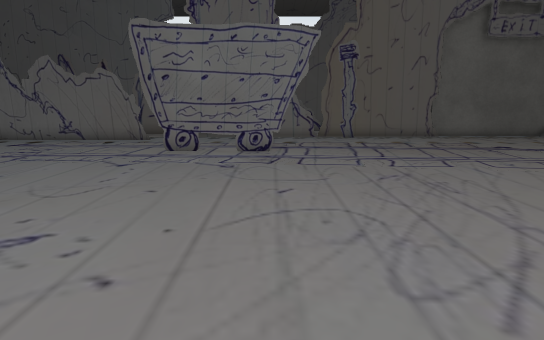
view 1 (above)

24 first-person views from a walk through a Unity game level. The camera is 0.72 m above the floor, tilts 10° down and sees 75° across. The floor is counted in squares, 0.5 m on a side. Each view is taken from the middle of a square. On the plan, view 1 faces up. The plan holds only what a view shows up to about 15 squares ahead; the rest is blank. The place goes on beyond the plan. The player character is not drawn. Some surface patterns are stand-ins.

view 2
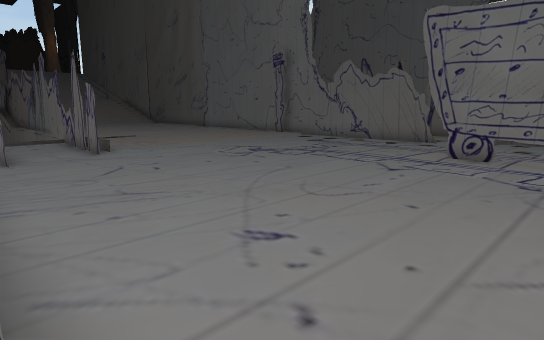

view 3
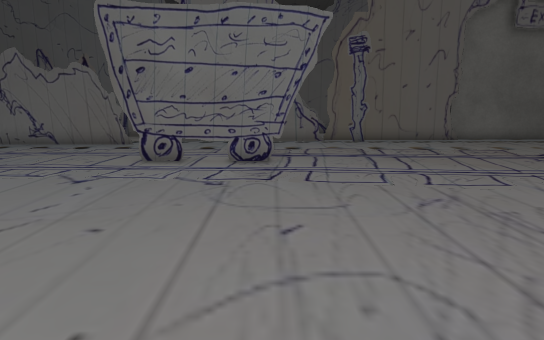

view 4
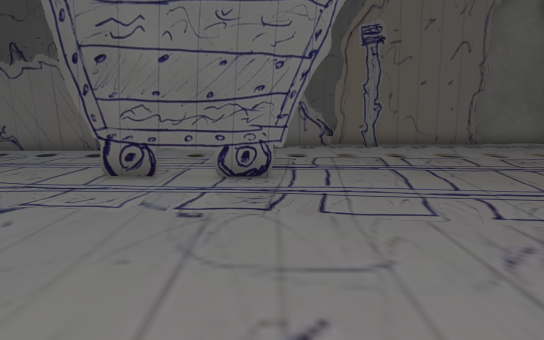

view 5
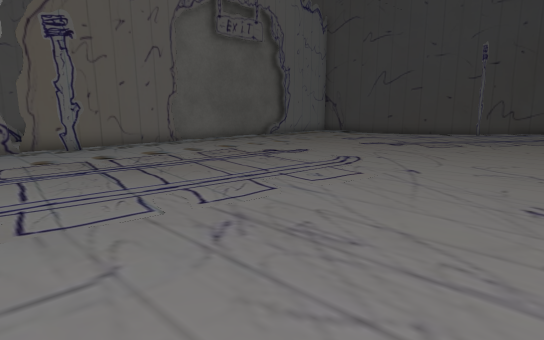

view 6
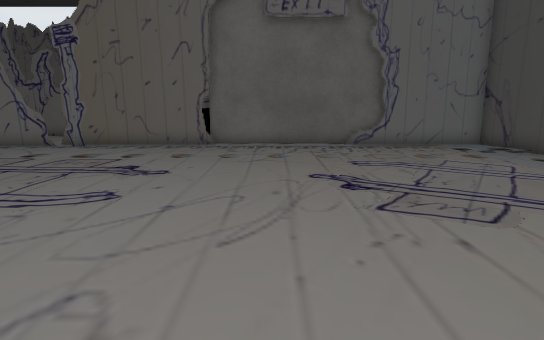

view 7
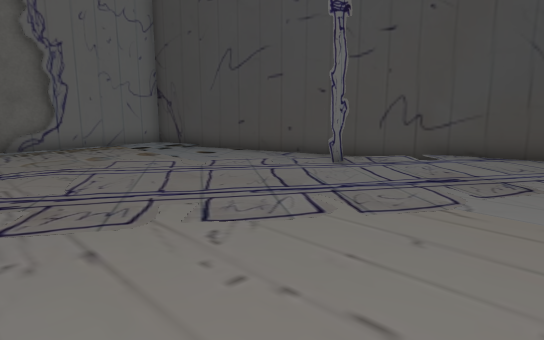

view 8
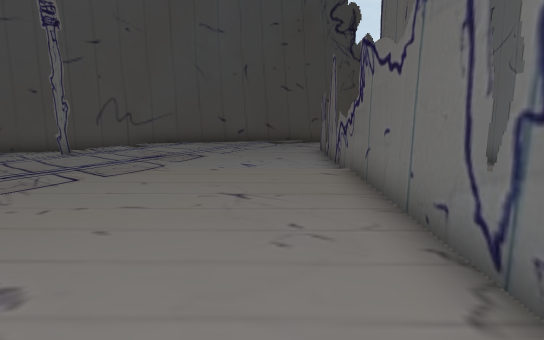

view 9
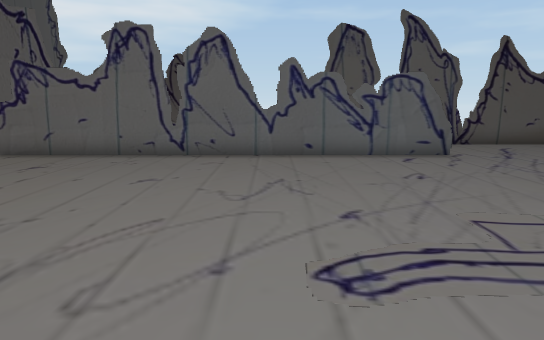

view 10
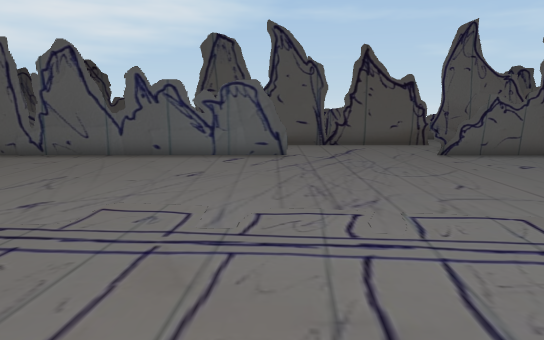

view 11
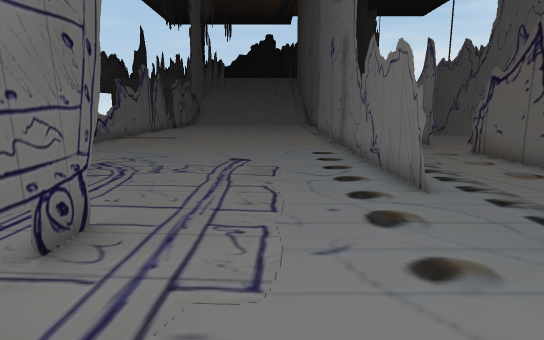

view 12
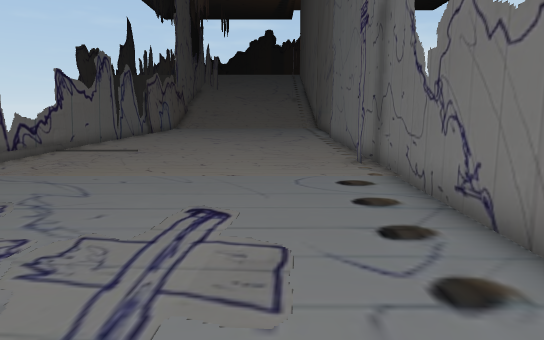

view 13
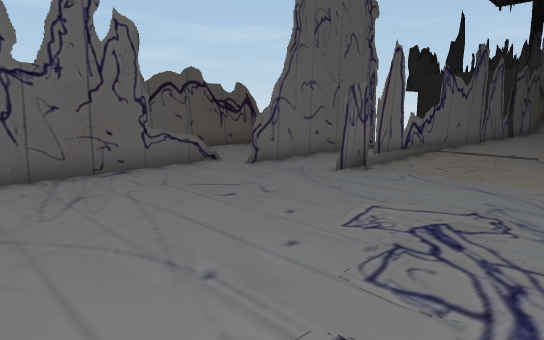

view 14
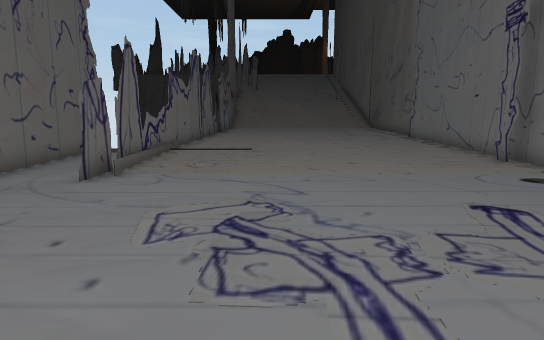

view 15
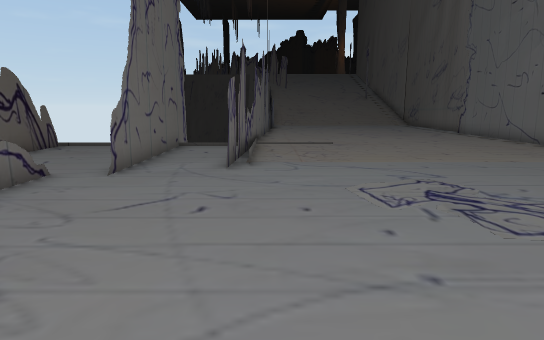

view 16
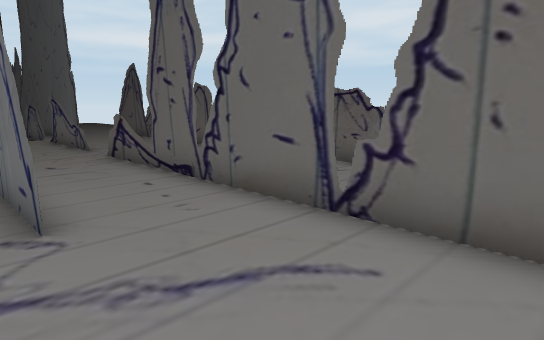

view 17
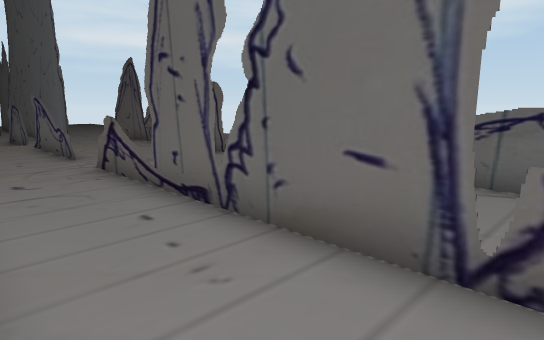

view 18
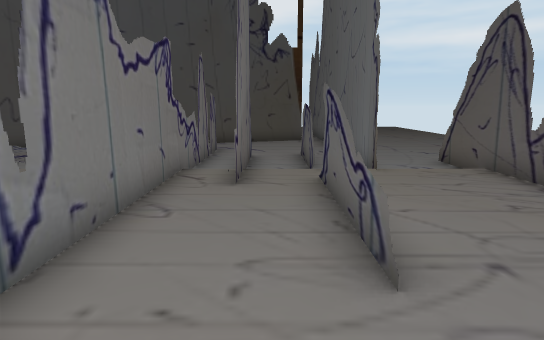

view 19
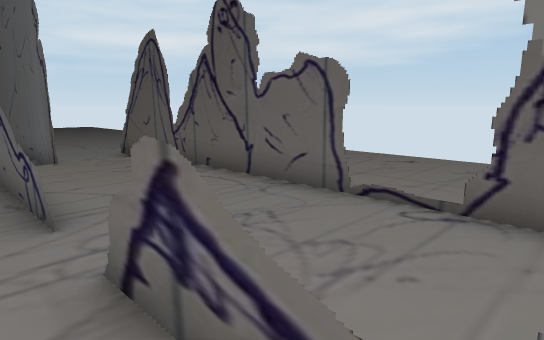

view 20
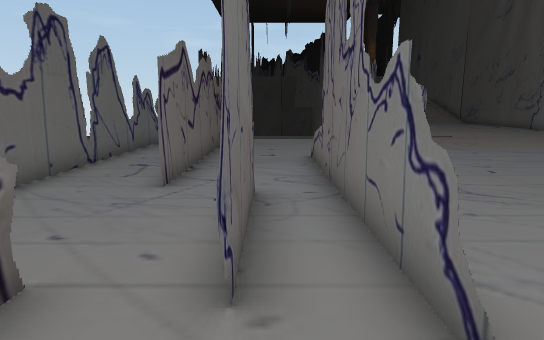

view 21
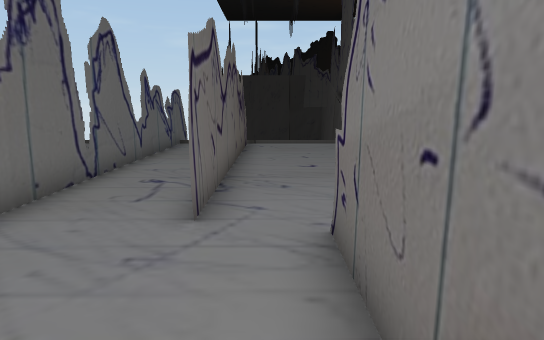

view 22
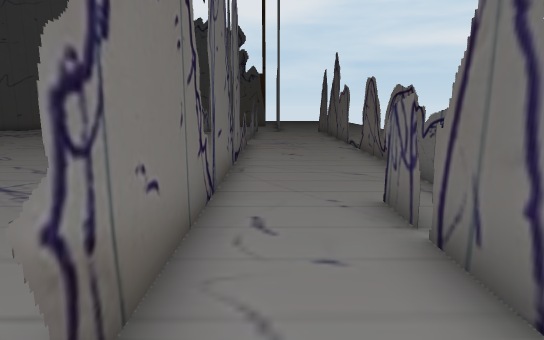

view 23
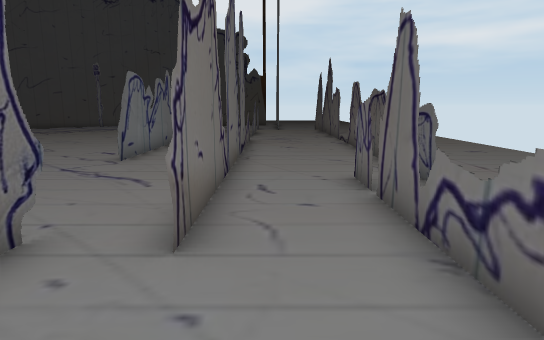

view 24
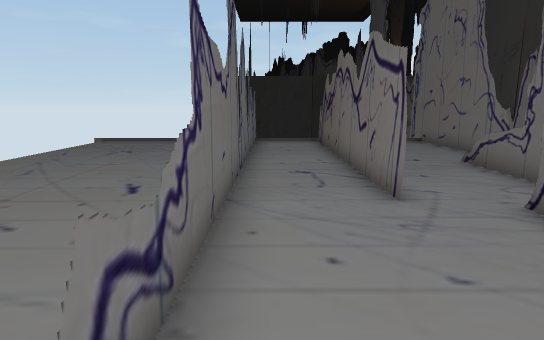

### Floor plan
Key: @ floor where view 1 was taken; # wall or solid block; . main floor; : floor 0.05 m higher than the main floor; - floor 0.05 m lower than the main floor; + floor 0.1 m higher than the main floor; _ floor 0.1 m lower than the main floor; / step, stairs or slope; = window, fence, low wall or low ledge; T thing the floor can be seen under or through; O other object.
Columns run from 19 left of view 1 to 24 right of it. Each row starts with its distance up from view 1.
 20       -####
 19       --------        #####O     OOOO###
 18         -------    ####----------------#
 17           ........ ...##.............--#
 16 ##############   . ..................__##
 15 ::::::::..........................:..___#
 14 ::::::::..////////...............:::.___#
 13 ::::::::../+++++++++::::::::....::::://_##
 12 ::::::::../+++++::::::::::::....:::::::/_#
 11 ::::::::..++:::TTTTTT:::::::...:::::::::/#
 10 ::::::::..::::::::::::::::::...::::::::::##
  9 ::::::::..::::::::::::::::::...:::::::##::#
  8 ::::::::..::::::::::::::::::.....:::::....#
  7 ::::::::......::::::::::::::..............##
  6 ::::::::...................................#
  5 ####=###............................./.....#
  4   #.................................._//...#
  3   #...... ...........................___/...
  2   #######............................_____..
  1    .... ##=####### ...####################__
  0    ..........#####.@.............. ######__
 -1    .................................._______
 -2    ##########....##########==###=######## __
 -3    .................................########
 -4    ..................................____
 -5   #####=#######==#####...............______
 -6           .......   #=#################_____
 -7       ..........    .       ...         ____
 -8     ...........     .....   ....          __
 -9    ..........         ..... ....
-10    .........           ..........
-11    .......              .........

Positions as (right, up) in squares from view 1, and headings:
1: (0, 0), facing up
2: (0, 1), facing up-left
3: (0, 2), facing up
4: (0, 4), facing up
5: (0, 4), facing up-right
6: (11, 4), facing up
7: (12, 4), facing up-right
8: (9, 3), facing right
9: (9, 12), facing down
10: (4, 13), facing down
11: (1, 13), facing left
12: (-4, 13), facing left
13: (-4, 10), facing down-left
14: (-4, 9), facing left
15: (-3, 6), facing left
16: (-1, 2), facing down-right
17: (1, 1), facing down-right
18: (9, -1), facing right
19: (7, -1), facing down-right
20: (0, 0), facing left
21: (-2, -1), facing left
22: (-4, -3), facing right
23: (-6, -3), facing right
24: (-1, -4), facing left
